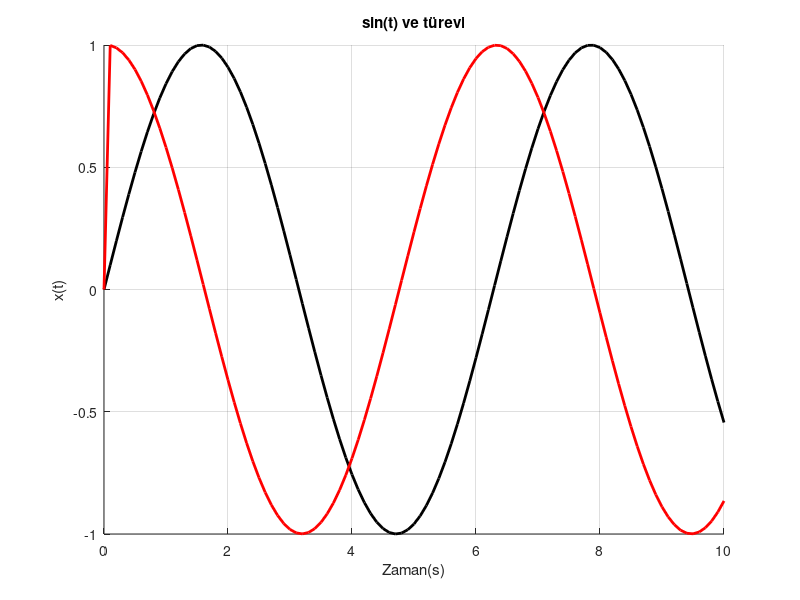

MATLAB code for this plot: (Note: this script raises an error after producing the figure.)
clear;clc;

t=0:0.1:10;
xt=sin(t);
dxt=zeros(size(t));
T=t(2)-t(1);
for i=2:length(t)
    dxt(i)=(xt(i)-xt(i-1))/T;
end
figure(1);clf;hold on;grid on;xlabel("Zaman(s)");ylabel("x(t)");title("sin(t) ve türevi");
plot(t,xt,'k','LineWidth',2);
plot(t,dxt,'r','LineWidth',2);
print("../../img/"+"lec2_plot1.eps",'-depsc','-r150');

%%
t=0:1:10;
xt=sin(t);
dxt=zeros(size(t));
T=t(2)-t(1);
for i=2:length(t)
    dxt(i)=(xt(i)-xt(i-1))/T;
end
figure(1);clf;hold on;grid on;xlabel("Zaman(s)");ylabel("x(t)");title("sin(t) ve türevi");
plot(t,xt,'k','LineWidth',2);
plot(t,dxt,'r','LineWidth',2);
print("../../img/"+"lec2_plot2.eps",'-depsc','-r150');

%%%%%%%%%%%%%%%%%%%%%%%%%%%%%%%%%%%%%%%%%%%%%%%%%%%%%%%%%%%%%%%%%%%%%%%%%%%%%%%%%%%%%%%%%%%%%%
t=0:1:10;
xt=exp(-t);
q=zeros(size(t));
T=t(2)-t(1);
for i=2:length(t)
    q(i)=q(i-1)+xt(i-1)*T;
end
figure(1);clf;hold on;grid on;xlabel("Zaman(s)");ylabel("x(t)");title("exp(-t) ve integrali");
plot(t,xt,'k','LineWidth',2);
plot(t,q,'r','LineWidth',2);
print("../../img/"+"lec2_plot3.eps",'-depsc','-r150');
%%%%%%%%%%%%%%%%%%%%%%%%%%%%%%%%%%%%%%%%%%%%%%%%%%%%%%%%%%%%%%%%%%%%%%%%%%%%%%%%%%%%%%%%%%%%%%
T=1;
t=0:T:3;
xt=[1,2,-1,3];

tnew=0:0.01:4;
yt=zeros(size(tnew));
for i=1:length(t)
    for j=1:100
        yt(100*(i-1)+j)=xt(i);
    end
end
figure(1);clf;hold on;grid on;xlabel("Zaman(s)");ylabel("x(t)");title("ZOH örneği");
stem(t,xt,'k','LineWidth',2);
plot(tnew,yt,'r','LineWidth',2);
print("../../img/"+"lec2_plot4.eps",'-depsc','-r150');
%%%%%%%%%%%%%%%%%%%%%%%%%%%%%%%%%%%%%%%%%%%%%%%%%%%%%%%%%%%%%%%%%%%%%%%%%%%%%%%%%%%%%%%%%%%%%%
T=1;
t=0:T:3;
xt=[1,2,-1,3];

tnew=0:0.01:4;
yt=zeros(size(tnew));
for i=1:length(t)-1
    for j=1:100
        yt(100*(i-1)+j)=xt(i)+0.01*j*(xt(i+1)-xt(i));
    end
end
figure(1);clf;hold on;grid on;xlabel("Zaman(s)");ylabel("x(t)");title("ZOH örneği");
stem(t,xt,'k','LineWidth',2);
plot(tnew,yt,'r','LineWidth',2);
print("../../img/"+"lec2_plot5.eps",'-depsc','-r150');
%%%%%%%%%%%%%%%%%%%%%%%%%%%%%%%%%%%%%%%%%%%%%%%%%%%%%%%%%%%%%%%%%%%%%%%%%%%%%%%%%%%%%%%%%%%%%%
